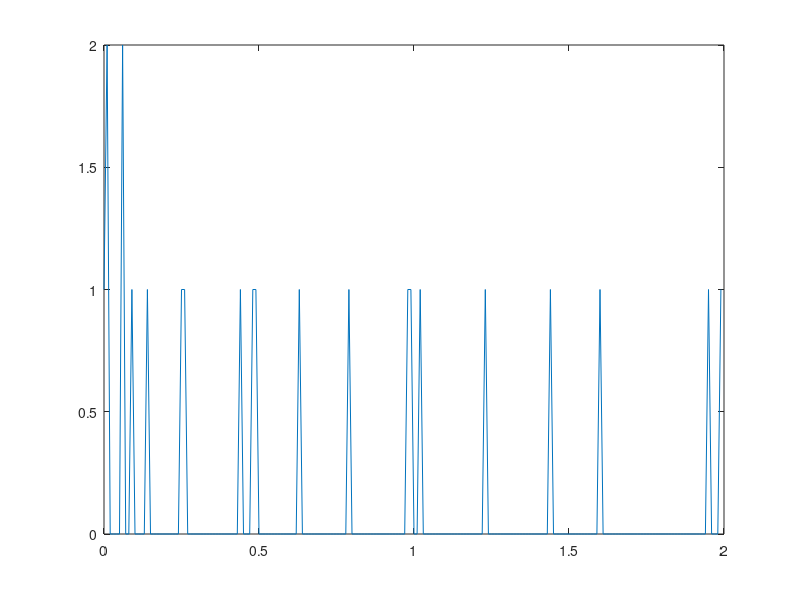
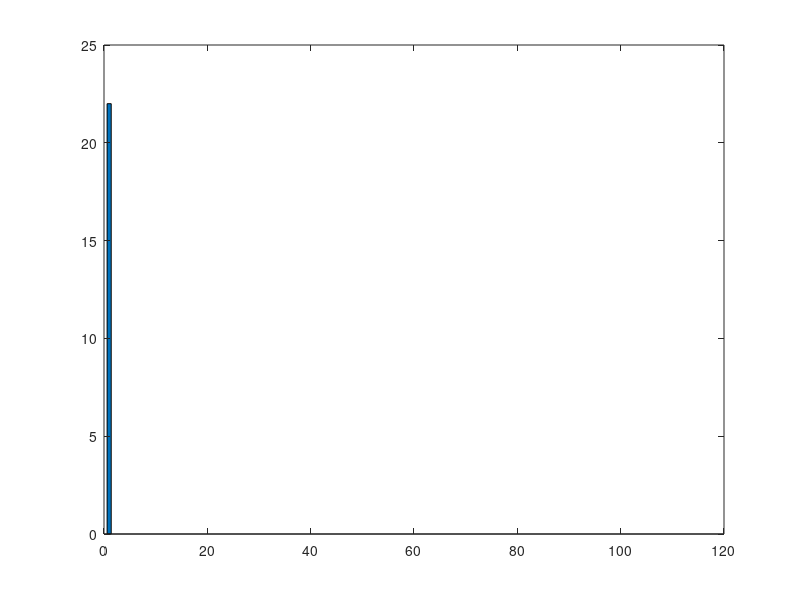

The MATLAB source for these figures, in order:
%Number of molecules.
num_of_mols = 10000;
%Distance between release point and reciever(Micrometers).
distance = 16;
%Number of rows in the receiver group
num_of_rows = 150;
%Number of columns in the receiver group
num_of_columns = 15;
%I assume cells are square shaped. This is the length of an edge(Micrometers).
length_of_edge = 5;
%Diffusion coefficient(Micrometers^2/seconds).
coef = 79.4;
%Step size. (Seconds).
time_step = 10^-4;
%Total time. (Seconds).
time = 2;
%In micrometers per second
flow = [0, 0];
%Number of steps for a singal signal.
number_of_steps = 100;
%Molecule x, y, z coordinate matrix
mol_matrix = zeros(num_of_mols, 2);
%Standart deviation of the gaussian diffusion motion.
std = sqrt(2 * coef * time_step);
%Signal time of cells
signal_time_matrix = zeros(num_of_rows,num_of_columns);
%Signal step of cells
signal_step_matrix = zeros(num_of_rows,num_of_columns);

%List for bfs of signal.
bfs_cells = {};

%Simulation Loop
for i = 1:time/time_step
  
    %Generates  movements of current time step.
    mov_vectors = normrnd(0,std, size(mol_matrix));
    
    %Takes a copy of molecule matrix before calculations. Because if a
    %particle bumps it bounce back to its previous place. 
    prev_copy_mol_matrix = mol_matrix;
    
    %Calculates the new position of molecules by adding random movements
    %and current flow.
    mol_matrix = mol_matrix + mov_vectors + (flow * time_step);
    
    %Finds particles exceeds the channel
    exceeding_particles = find((mol_matrix(:,2)>=(num_of_rows*length_of_edge)/2) | (mol_matrix(:,2)<=((-1)*(num_of_rows*length_of_edge)/2)));
    
    %Bounce back to their previous position.
    mol_matrix(exceeding_particles,:) = prev_copy_mol_matrix(exceeding_particles,:);
    
    %Finds the molecules hitted to the wall of cells.
    hits = find(mol_matrix(:,1)>=distance);
    
    %Finds the molecules didn't hit to the wall of cells.
    not_hit = find(mol_matrix(:,1)<distance);
    
    %Finds the first hit cells.
    first_hit = mol_matrix(hits,:);
    first_hit= first_hit(:,2) + ((num_of_rows*length_of_edge)/2);
    first_hit = fix(first_hit/length_of_edge)+1;
    list = find(signal_time_matrix(first_hit,1)==0);
    
    %Saves the hitting step and time for first hit cells.
    signal_time_matrix(first_hit(list),1) = i*time_step;
    signal_step_matrix(first_hit(list),1) = number_of_steps; 
    %Adds the cell to the bfs list.
    temp_list = first_hit(list);
    for j=1:length(temp_list)
        bfs_cells = [bfs_cells,[temp_list(j),1]];
    end
    %Removes the hitted molecules
    mol_matrix = mol_matrix(not_hit,:);

end

%Drop zeros in arrival times array.
arrival_times = signal_time_matrix(:);
res = arrival_times(arrival_times ~= 0);
%Create X axis values and intervals for plotting.
xStart = 0;
dx = 0.01;
N = 200;
x = xStart + (0:N-1)*dx;
%Take histogram of values.
h = hist(res,N);
%Plot values
figure(1);
plot(x,h);

freq = zeros(number_of_steps,1);
%Drop zeros in arrival times array.
arrival_times = signal_step_matrix(:);
res = arrival_times(arrival_times ~= 0);
%Creates a frequency array of the arriving steps.
for i = 1:length(res)
    freq(number_of_steps-res(i)+1) = freq(number_of_steps-res(i)+1) +1;
end
%Create a bar graph
figure(2);
bar(freq);